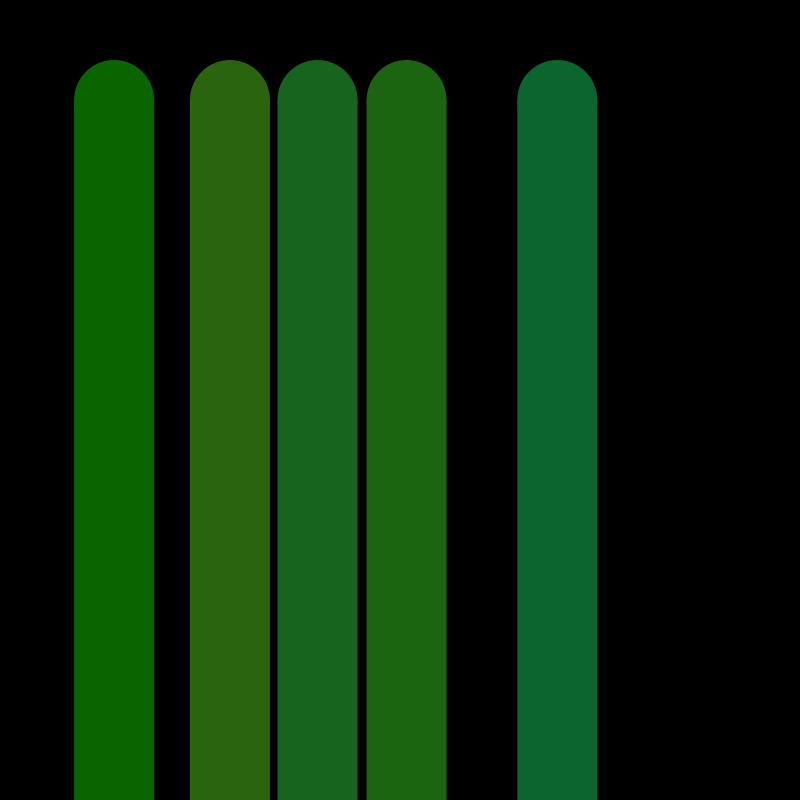
Frame 1 (no input)
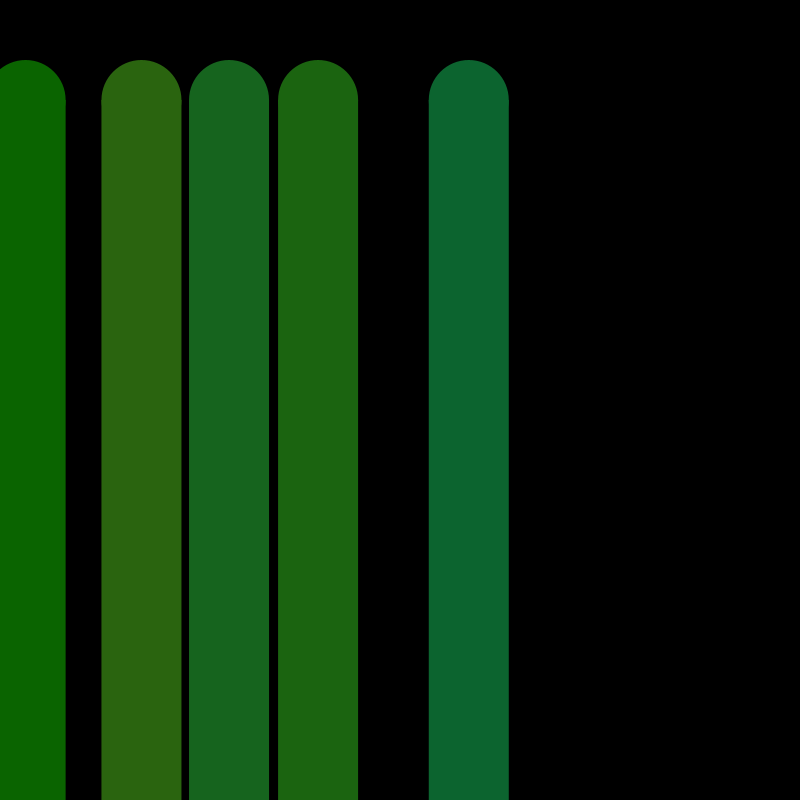
Frame 60 (the mouse pressed at the canvas centre just before this capture)
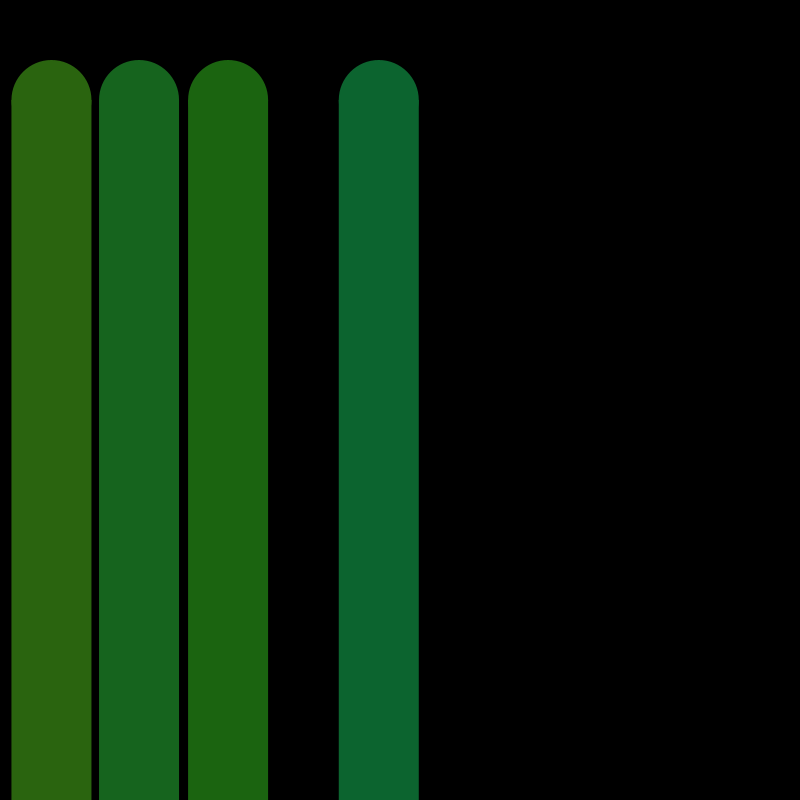
Frame 120 (the mouse held since frame 60 and released just before this capture)

The Processing sketch that drew these frames (run headless with seeded random() and noise(); from frame 60 on, the mouse is pressed at the canvas centre):

// Processing sketch: nightSky
// ── nightSky.pde
HillsHouses hh;

void setup() {
  hh = new HillsHouses(-1.5, 5);
  
  size(800, 800);
  noStroke();
}

void draw() {
  background(0);
  hh.display();
}
// ── HillsHouses.pde
class HillsHouses {
  
  int num;
  float speed;
  
  Hill[] hills;
  House[] houses;
  
  HillsHouses(float s, int n) {
    this.speed = s;
    this.num = n;
    hills = new Hill[n];
    houses = new House[n];
    
    for (int i = 0; i < this.num; i++) {
      this.hills[i] = new Hill(random(0, width), 100, -1.5); 
    }
  }
  
  void display() {
    for (int i = 0; i < this.num; i++) {
      this.hills[i].display();
    }
  }
}

class Hill {
  float x;
  float y;
  float s;
  color c;
  float hillWidth = 80;
  
  Hill(float x, float y, float s) {
    this.x = x;
    this.y = y;
    this.s = s;
    this.c = color(random(0, 50), 100, random(0, 50));
  }
  
  void display() {
    fill(this.c);
    rect(this.x, this.y, this.hillWidth, height);
    ellipse(this.x+40, this.y, hillWidth, this.hillWidth);
    
    // create movement
    this.x += this.s;
    if (this.x < -this.hillWidth) {
      this.x = random(width, 2*width); 
    }
  }
}

class House {
  float x;
  float y;
  float s;
  
  House(float x, float y, float s) {
    this.x = x;
    this.y = y;
    this.s = s;
  }
  
  void display() {
    
  }
}
